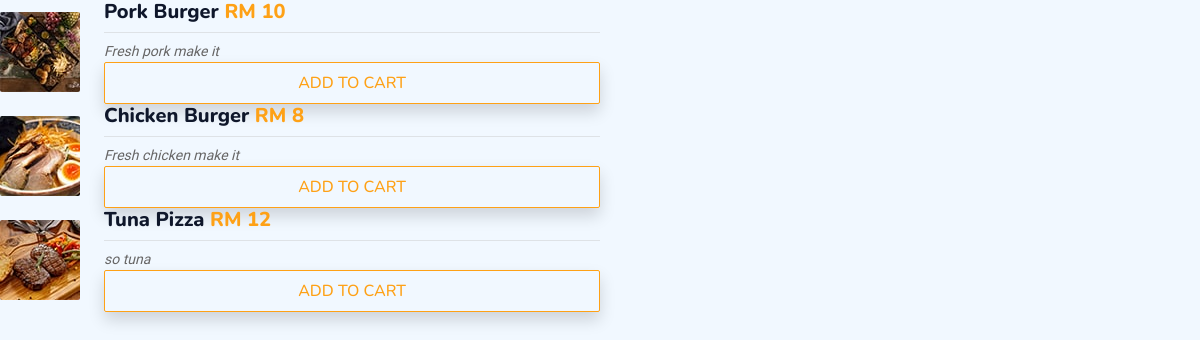
Screenshot of /test2.php with the database file from the repository.
### tables this page shows
CREATE TABLE `menu` (
  `food_id` int(11) NOT NULL,
  `food_img` varchar(255) NOT NULL,
  `food_name` varchar(100) NOT NULL,
  `food_price` double NOT NULL,
  `food_type` varchar(50) NOT NULL,
  `food_description` varchar(200) NOT NULL,
  `food_delete` int(10) NOT NULL DEFAULT 0
);

### test2.php (the view, shortened to what this page needs)
<?php include ("connection_sql.php") ?>
<!DOCTYPE html>
<html lang="en">
<head>
    <link href="https://cdnjs.cloudflare.com/ajax/libs/font-awesome/5.10.0/css/all.min.css" rel="stylesheet">
    <link href="https://cdn.jsdelivr.net/npm/bootstrap-icons@1.4.1/font/bootstrap-icons.css" rel="stylesheet">
    <link href="lib/animate/animate.min.css" rel="stylesheet">
    <link href="lib/owlcarousel/assets/owl.carousel.min.css" rel="stylesheet">
    <link href="lib/tempusdominus/css/tempusdominus-bootstrap-4.min.css" rel="stylesheet" />
    <link href="css/bootstrap.min.css" rel="stylesheet">
    <link href="css/style.css" rel="stylesheet">
    <link href="css/test.css" rel="stylesheet">
    <link rel="stylesheet" href="css/popup.css">
</head>
<body>
    <?php
        $sql = "SELECT * FROM menu WHERE food_type = 'meal';";
        $result = mysqli_query($connect, $sql);
        $resultcheck = mysqli_num_rows($result);
        if ($resultcheck > 0)
        {
            while ($row = mysqli_fetch_assoc($result))
            {
        ?>
                <div class="col-lg-6">
                    <div class="d-flex align-items-center">
                        <img class="flex-shrink-0 img-fluid rounded" style="width: 80px;" src="./img/<?php echo $row['food_img']; ?>">
                        <div class="w-100 d-flex flex-column text-start ps-4">
                            <h5 class="d-flex justify-content-between border-bottom pb-2">
                                <form action="" method="post">
                                    <span><?php echo $row['food_name']; ?></span>
                                    <span class="text-primary">RM <?php echo $row['food_price'] ?></span>
                                </h5>
                                <small class="fst-italic"><?php echo $row['food_description']; ?></small>
                                <button type="button" class="btn btn-outline-primary shadow py-2 px-4" name="atc" onclick="pop(<?php echo $row['food_id']; ?>)">Add to cart</button>
                        </div>
                    </div>
                </div>
        <?php
            }
        }
    ?>
</body>
</html>

### css/style.css (style rules this page uses)
:root { --primary: #FEA116; --light: #F1F8FF; --dark: #0F172B; }
.btn { font-family: 'Nunito', sans-serif; font-weight: 500; text-transform: uppercase; transition: .5s; }

### rows the page displays
menu: food_img (picture), food_name "Pork Burger", food_price "10", food_description "Fresh pork make it"
menu: food_img (picture), food_name "Chicken Burger", food_price "8", food_description "Fresh chicken make it"
menu: shows a picture, food_name "Tuna Pizza", food_price "12", food_description "so tuna"
